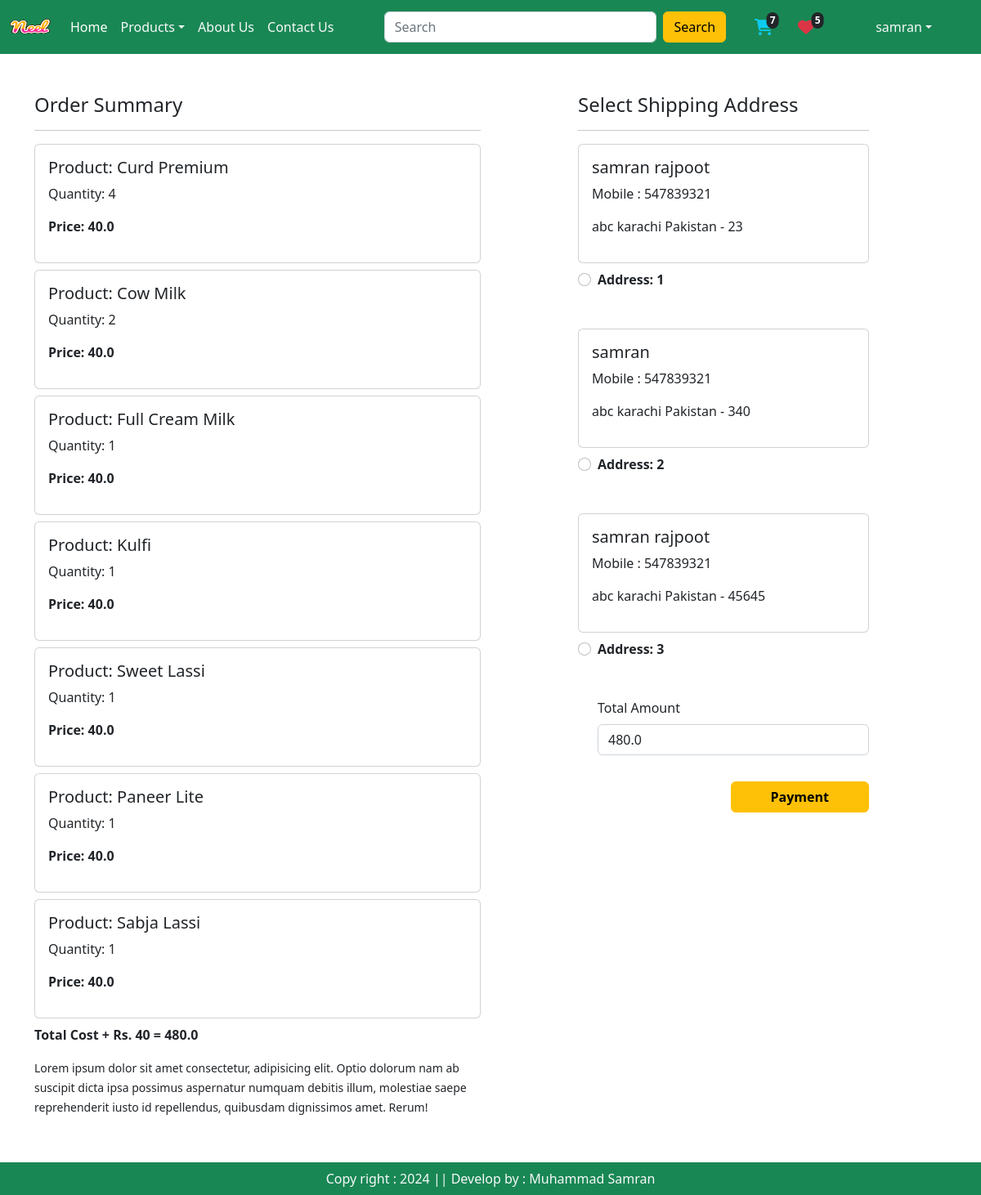
Page /check-out (signed in) on the earlier database version.
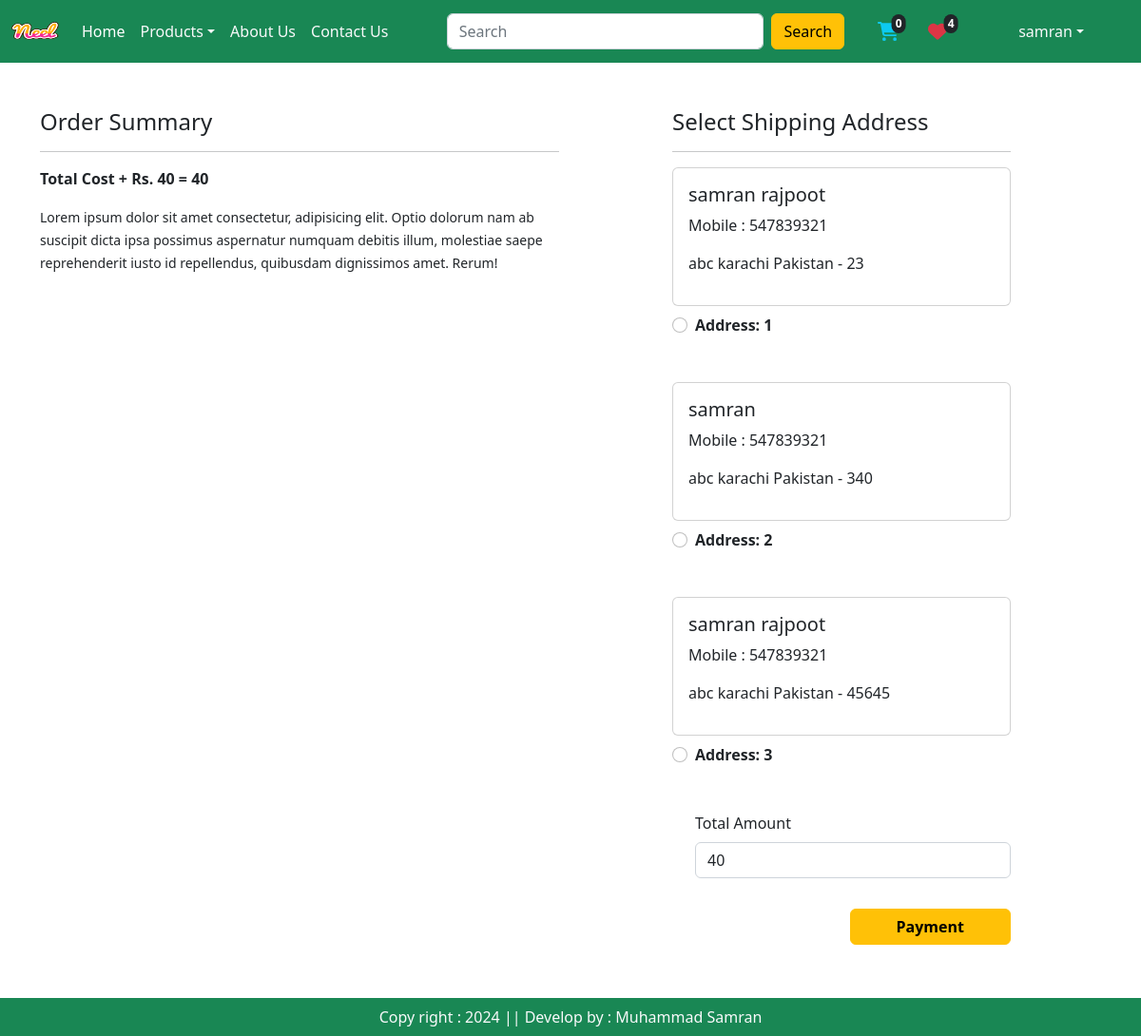
Same page on the later database version.
### app/models.py (models this page shows, shortened)
class Cart(models.Model):
    user = models.ForeignKey(User,on_delete=models.CASCADE)
    product = models.ForeignKey(Product,on_delete=models.CASCADE)
    quantity = models.PositiveIntegerField(default=1)

class Product(models.Model):
    title = models.CharField(max_length=100)
    selling_price = models.FloatField()
    discounted_price = models.FloatField()
    description = models.TextField()
    composition = models.TextField(default='')
    prodapp = models.TextField(default='')
    category = models.CharField(choices=CATEGORY_CHOICES, max_length=50)
    product_image = models.ImageField(upload_to='products')

class Customer(models.Model):
    user = models.ForeignKey(User,on_delete = models.CASCADE)
    profile_picture = models.ImageField(upload_to = 'customer_images')
    name = models.CharField(max_length=200)
    locality = models.CharField(max_length=200)
    city = models.CharField(max_length=50)
    mobile = models.IntegerField(default=0)
    zip_code = models.IntegerField()
    state = models.CharField(choices=STATE_CHOICES, max_length=100)

### app/views.py (the view, shortened to what this page needs)
# urls.py: urls.path('check-out', views.checkOut, name = 'check_out'),
@login_required
def checkOut(request):
    if request.method == 'GET':
        wishlist_total = len(Wishlist.objects.all())
        add = Customer.objects.filter(user=request.user)
        cart_items = Cart.objects.filter(user=request.user)
        total_cart = len(cart_items)
        famount = 0
        for p in cart_items:
            value = p.quantity * p.product.discounted_price
            famount += value
        totalamount = famount + 40  # Adding shipping cost or any other fee
    return render(request, 'check_out.html', locals())

### app/templates/check_out.html (shortened to what this page needs)
{% extends 'base_template/base.html' %}
{% load static %}
{% block content %}
    <div class="container">
        <div class="row mt-5">
            <div class="col-sm-6">
                <h4>Order Summary</h4>
                <hr>
                {% for item in cart_items %}
                    <div class="card mb-2">
                        <div class="card-body">
                            <h5>Product: {{ item.product.title }}</h5>
                            <p>Quantity: {{ item.quantity }}</p>
                            <p class="fw-bold">Price: {{ item.product.discounted_price }}</p>
                        </div>
                    </div>
                {% endfor %}
                <p class="fw-bold">Total Cost + Rs. 40 = {{totalamount}}</p>
                <small>Lorem ipsum dolor sit amet consectetur, adipisicing elit. Optio dolorum nam ab suscipit dicta ipsa possimus aspernatur numquam debitis illum, molestiae saepe reprehenderit iusto id repellendus, quibusdam dignissimos amet. Rerum!</small>
            </div>
            <div class="col-sm-4 offset-sm-1">
                <h4>Select Shipping Address</h4>
                <hr>
                <form method="post" id"myform">
                    {% for ad in add %}
                        <div class="card">
                            <div class="card-body">
                                <h5>{{ ad.name }}</h5>
                                <p>Mobile : {{ad.mobile}}</p>
                                <p>{{ad.locality}} {{ad.city}} {{ad.state}} - {{ ad.zip_code }}</p>
                            </div>
                        </div>
                        <div class="form-check mt-2 mb-5">
                            <input class="form-check-input" type="radio" name="custid" id="custadd{{forloop.counter}}" value="{{ad.id}}">
                            <label class="form-check-label fw-bold" for="custadd{{forloop.counter}}">Address: {{ forloop.counter }}</label>
                        </div>
                    {% endfor %}
                    <div class="form-check mb-3">
                        <label class="form-label">Total Amount</label>
                        <input class="form-control" value={{ totalamount }} readonly>
                    </div>
                    <div class="text-end">
                        <button type="submit" class="btn btn-warning mt-3 px-5 fw-bold">Payment</button>
                    </div>
                </form>
            </div>
        </div>
    </div><br><br><br><br>
{% endblock content %}

### app/templates/base_template/base.html (shortened to what this page needs)
<!DOCTYPE html>
{% load static %}
<html lang="en">
  <head>
    <link rel="stylesheet" href="{% static 'bootstrap/css/bootstrap.css' %}">
    <link rel="stylesheet" href="{% static 'styles/css/style.css' %}">
    <link rel="stylesheet" href="{% static 'styles/css/layout.css' %}">
  </head>
  <body>
    <nav class="navbar navbar-expand-lg navbar-light navbar-dark bg-success">
      <div class="container-fluid">
        <a class="navbar-brand" href="#"><img src="{% static 'images/logos/Neel.png' %}" width="50" height="40"></a>
        <div class="collapse navbar-collapse" id="navbarSupportedContent">
          <ul class="navbar-nav me-auto mb-2 mb-lg-0">
        {% if request.user.is_authenticated %}
            <li class="nav-item"><a class="nav-link active" aria-current="page" href="{% url 'home' %}">Home</a></li>
            <li class="nav-item active dropdown"><a class="nav-link dropdown-toggle text-light" href="#" id="navbarDropdown" role="button" data-toggle="dropdown" aria-haspopup="true" aria-expanded="false">Products</a>
            </li>
            <li class="nav-item"><a class="nav-link text-light" href="{% url 'about' %}">About Us</a></li>
            <li class="nav-item"><a class="nav-link text-light" href="{% url 'contact' %}">Contact Us</a></li>
          </ul>
          <form class="d-flex w-50 m-auto" role="search" action="{% url 'search' %}">
            <input class="form-control me-2" type="search" placeholder="Search" name='search' aria-label="Search">
            <button class="btn btn-warning" type="submit">Search</button>
          </form>
        </div>
        <li class="nav-item mx-2"><a href="{% url 'show_cart' %}" class="nav-link position-relative"><i class="fa-solid fa-cart-shopping text-info fa-lg"></i><span class="translate-middle badge rounded-pill bg-dark p-1 rounded-circle">{{ total_cart }}</span></a></li>
        <li class="nav-item mx-2"><a href="{% url 'wishlist' %}" class="nav-link position-relative"><i class="fas fa-heart text-danger fa-lg"></i> <span class="translate-middle badge rounded-pill bg-dark p-1">{{ wishlist_total }}</span></a></li>
          <li class="nav-item active dropdown"><a class="nav-link dropdown-toggle text-light mx-5" href="#" id="profileDropdown" role="button" data-toggle="dropdown" aria-haspopup="true" aria-expanded="false">{{ request.user }}</a>
        {% else %}
          <li class="nav-item mx-2"><a href="{% url 'login' %}" class="nav-link text-light">Login</a></li>
          <li class="nav-item mx-2"><a href="{% url 'sign_up' %}" class="nav-link text-light">Sign Up</a></li>
        {% endif %}
        </li>
      </div>
    </nav>
    {% block content %}{% endblock content %}
    <footer class="fixed-bottom container-fluid bg-success text-light text-center p-2 mt-5">Copy right : 2024 || Develop by : Muhammad Samran</footer>
  </body>
</html>

Differences in the rows shown:
removed Cart: product "Curd Premium", quantity "4", product.discounted_price "40.0"
removed Cart: product "Cow Milk", quantity "2", product.discounted_price "40.0"
removed Cart: product "Full Cream Milk", quantity "1", product.discounted_price "40.0"
removed Cart: product "Kulfi", quantity "1", product.discounted_price "40.0"
removed Cart: product "Sweet Lassi", quantity "1", product.discounted_price "40.0"
removed Cart: product "Paneer Lite", quantity "1", product.discounted_price "40.0"
removed Cart: product "Sabja Lassi", quantity "1", product.discounted_price "40.0"
Other differences:
{{ total_cart }}: "7" → "0"
{{ wishlist_total }}: "5" → "4"
{{ totalamount }}: "480.0" → "40"
form field totalamount: "480.0" → "40"
